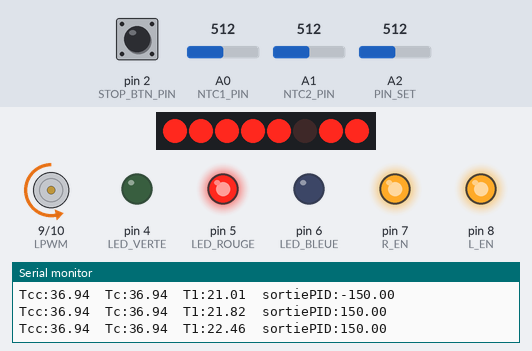
Recording of a sketch running on a simulated Arduino Uno, built with avr-gcc and run on an emulated ATmega328P. Parts: 8 port-expander outputs drawn as a row of LEDs (first output left, lit = HIGH), motor-driver pin pairs drawn as motors (green arrow = first pin HIGH = forward, orange = second pin HIGH = backward, longer = more drive), output pins drawn as LEDs (lit = HIGH), the last lines printed to the serial monitor. Wiring (inferred from the names in the program): PCF8574 port expander at I2C address 0x3C. Wiring (inferred from the signals the program sends): row of LEDs: on Q0, Q1, Q2, Q3, Q4, Q5, Q6, Q7. The test bench sets the inputs (shaded band); at power-on: A2 (PIN_SET) = 512, A0 (NTC1_PIN) = 512, pin 2 (STOP_BTN_PIN) HIGH, A1 (NTC2_PIN) = 512.

Above: at 2.0 s.
2.1 s: A2 (PIN_SET) set to 60
At 3.2 s:
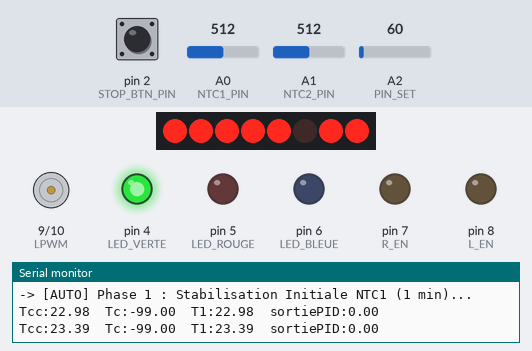
5.1 s: A2 (PIN_SET) set to 75
At 5.58 s:
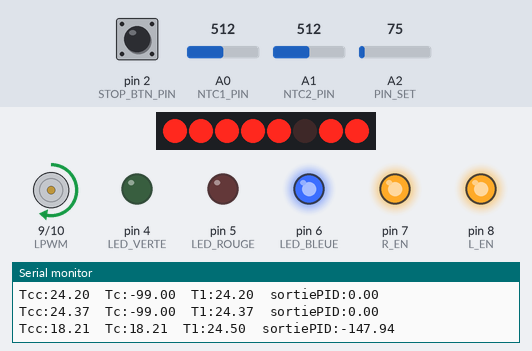
8.1 s: A0 (NTC1_PIN) set to 306
At 9.08 s:
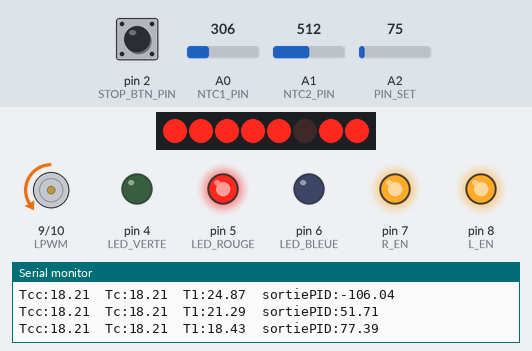
11.1 s: A0 (NTC1_PIN) set to 511
At 11.58 s:
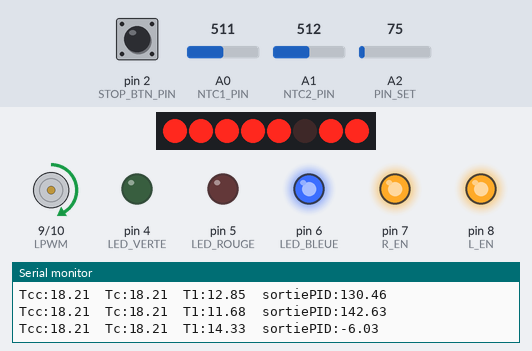
14.1 s: pin 2 (STOP_BTN_PIN) pulled LOW for 0.3 s
At 14.58 s:
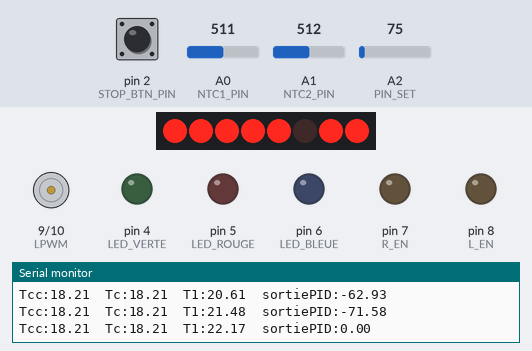
15.9 s: pin 2 (STOP_BTN_PIN) pulled LOW for 1 s
At 17.58 s:
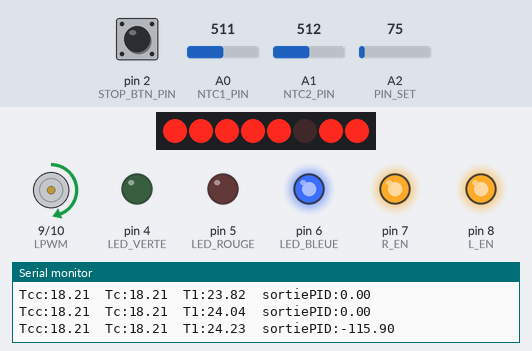
Timing chart, 0 to 20.9 s (numbered marks = the images above; inputs shaded):
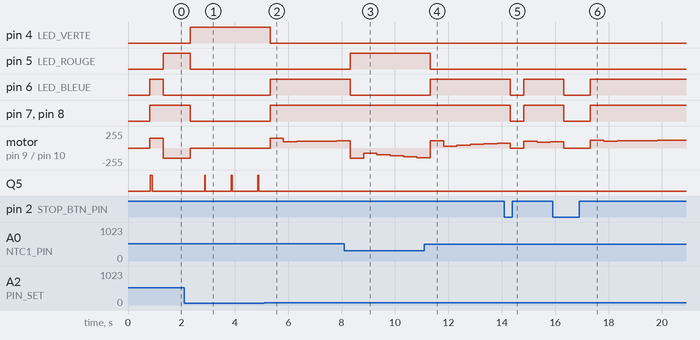

Measured:
- the behaviour switches between 69 and 70 on A2 (PIN_SET) (found by bisection; images 1 and 2)
- after the input at 2.1 s, pin 4 (LED_VERTE): LOW → HIGH after 0.22 s; pin 5 (LED_ROUGE), pin 7 (R_EN), pin 8 (L_EN): HIGH → LOW after 0.22 s; motor on pin 9 (LPWM) / pin 10 (RPWM): backward 150/255 → stopped after 0.22 s; Q5: alternates HIGH for 0.03 s and LOW for 0.97 s, starting after 0.77 s
- after the input at 5.1 s, pin 4 (LED_VERTE): HIGH → LOW after 0.22 s; pin 6 (LED_BLEUE), pin 7 (R_EN), pin 8 (L_EN): LOW → HIGH after 0.22 s; motor on pin 9 (LPWM) / pin 10 (RPWM): stopped → forward 148/255 after 0.22 s, → forward 97/255 0.50 s later, → forward 100/255 0.50 s later, → forward 102/255 0.50 s later, … (6 changes in this stretch)
- after the input at 8.1 s, pin 5 (LED_ROUGE): LOW → HIGH after 0.22 s; pin 6 (LED_BLEUE): HIGH → LOW after 0.22 s
- after the input at 11.1 s, pin 5 (LED_ROUGE): HIGH → LOW after 0.22 s; pin 6 (LED_BLEUE): LOW → HIGH after 0.22 s
- after the input at 14.1 s, pin 6 (LED_BLEUE), pin 7 (R_EN), pin 8 (L_EN): HIGH → LOW after 0.22 s, → HIGH 0.50 s later
- after the input at 15.9 s, pin 6 (LED_BLEUE), pin 7 (R_EN), pin 8 (L_EN): HIGH → LOW after 0.42 s, → HIGH 1.0 s later

The sketch:

Sketch_multi_paliers_version2_finale.ino
```cpp
// version 29 juin 15h20
#include <Wire.h>
#include <Arduino.h>
#include <PID_v1.h>
#include "lib_I2CLCD.h"
#include <math.h>

// Base de temps (1000 ms = 1 seconde)
const unsigned long CHANGE_INTERVAL_MIN = 60000;
const unsigned long CHANGE_INTERVAL_SEC = 1000;
unsigned long CHANGE_INTERVAL = CHANGE_INTERVAL_SEC;

const float MAX_TEMP_RAMP_RATE = 2;
unsigned long lastRampUpdateTime = 0;

char seconde[] = "sec";
char minute[] = "min";

// =================================================================
//  TABLEAU DES TEMPS DE PALIER (Profil 4 paliers + maintien initial)
// =================================================================
struct {
  unsigned long duration;
  float temp_offset; // Delta par rapport à la température de départ capturée
} forcedSetpoints[] = {
  {CHANGE_INTERVAL * 180, 2.0},  // Palier 1 : +2°C en 3 min (180s)
  {CHANGE_INTERVAL * 180, 4.0},  // Palier 2 : +2°C supplémentaires en 3 min (180s)
  {CHANGE_INTERVAL * 180, 6.0},  // Palier 3 : +2°C supplémentaires en 3 min (180s)
  {CHANGE_INTERVAL * 300, 0.0}, // Palier 4 : Retour à l'origine (-6°C) en 5 min (300s)
  {CHANGE_INTERVAL * 180, 0.0}
};

float alpha = 0.2;
float Output_Pid_filtered = 0;
float tau = 0.2;
float T1 = 20;

const int NUM_FORCED_SETPOINTS = sizeof(forcedSetpoints) / sizeof(forcedSetpoints[0]);
int currentSetpointIndex = 0;
unsigned long setpointStartTime = 0;
unsigned long palierStartTime = 0;

// Pins Pont en H BTS7960
const int RPWM = 10;
const int LPWM = 9;
const int R_EN = 7;
const int L_EN = 8;

// Pins LEDs
const int LED_VERTE = 4;
const int LED_ROUGE = 5;
const int LED_BLEUE = 6;

const int STOP_BTN_PIN = 2;
int modeAuto = 0;

// Variables de gestion des phases d'initialisation Auto
unsigned long autoStartTime = 0;
bool tempCaptured = false;
float tempDepartStabilisee = 0.0;

const int NTC1_PIN = A0;
const int NTC2_PIN = A1;
const int PIN_SET = A2;

const float R_SERIE = 10000.0;
const float BETA = 3950.0;
const float T0_K = 273.15 + 25.0;
const float R0 = 10000.0;

// =====================================================
//  PID - CONFIGURATION MÉTROLOGIQUE
// =====================================================
double Input_Pid, Output_Pid, Setpoint;

// CORRECTION FIN DE PARCOURS : Ki augmenté pour éliminer l'offset statique résiduel
double Kp = 16.0;
double Ki = 0.50;
double Kd = 14.0;

// Gain d'anticipation (Feed-Forward)
const double KF = 120.0;
double feedForward = 0;

PID pid(&Input_Pid, &Output_Pid, &Setpoint, Kp, Ki, Kd, DIRECT);

// CORRECTION FIN DE PARCOURS : PWM_MAX augmenté pour donner plus de puissance de refroidissement si nécessaire
const int PWM_MAX = 150;
const double ABS_MAX_C = 46.0;
static unsigned long lastMs = 0;
const unsigned long PERIOD_MS = 500;

unsigned int nouveau_pallier = 0;
unsigned long TEMP_RAMP_INTERVAL = CHANGE_INTERVAL * 9999;

void adjustSetpointDurationsToRampRate() {
  // Fonction laissée pour la compatibilité de structure
}

float tempC_fromRaw(int raw) {
  if (raw <= 0) raw = 1;
  if (raw >= 1023) raw = 1022;
  float rntc = R_SERIE * float(1023 - raw) / float(raw);
  float invT = (1.0 / T0_K) + (1.0 / BETA) * log(rntc / R0);
  return (1.0 / invT) - 273.15;
}

float readRpoint() {
  int r = analogRead(PIN_SET);
  if (r < 70) r = 0;
  if (r > 700) r = 700;
  return r;
}

float readSetpointC() {
  int r = analogRead(PIN_SET);
  if (r < 70) r = 0;
  if (r > 700) r = 700;
  return 15.0 + (r / 700.0) * 30.0;
}

void ledsOff() {
  digitalWrite(LED_ROUGE, LOW);
  digitalWrite(LED_BLEUE, LOW);
}

void ledChauffage() {
  digitalWrite(LED_ROUGE, HIGH);
  digitalWrite(LED_BLEUE, LOW);
}

void ledRefroidissement() {
  digitalWrite(LED_ROUGE, LOW);
  digitalWrite(LED_BLEUE, HIGH);
}

void ledConsigneManuel() { digitalWrite(LED_VERTE, LOW); }
void ledConsigneAutomatique() { digitalWrite(LED_VERTE, HIGH); }

void heaterOff() {
  analogWrite(RPWM, 0);
  analogWrite(LPWM, 0);
  digitalWrite(R_EN, LOW);
  digitalWrite(L_EN, LOW);
  ledsOff();
}

void heaterOn(double cmd) {
  int pwm = constrain((int)round(fabs(cmd)), 0, PWM_MAX);
  if (cmd > 2) {
    digitalWrite(R_EN, HIGH);
    digitalWrite(L_EN, HIGH);
    analogWrite(RPWM, pwm);
    analogWrite(LPWM, 0);
  } else if (cmd < -2) {
    digitalWrite(R_EN, HIGH);
    digitalWrite(L_EN, HIGH);
    analogWrite(RPWM, 0);
    analogWrite(LPWM, pwm);
  } else {
    heaterOff();
  }
}

void setup() {
  Serial.begin(9600);

  pinMode(RPWM, OUTPUT);
  pinMode(LPWM, OUTPUT);
  pinMode(R_EN, OUTPUT);
  pinMode(L_EN, OUTPUT);
  pinMode(LED_VERTE, OUTPUT);
  pinMode(LED_ROUGE, OUTPUT);
  pinMode(LED_BLEUE, OUTPUT);

  ledsOff();
  pinMode(STOP_BTN_PIN, INPUT_PULLUP);
  heaterOff();
  pinMode(PIN_SET, INPUT);

  Wire.begin();
  initLCD();
  clearDisplayLCD();
  printDisplayLCD("29 juin 14h33");
  delay(800);
  clearDisplayLCD();

  pid.SetMode(AUTOMATIC);
  pid.SetOutputLimits(-PWM_MAX, PWM_MAX);
  pid.SetSampleTime(PERIOD_MS);
}

void loop() {
  unsigned long now = millis();
  if (now - lastMs < PERIOD_MS) return;
  lastMs = now;

  int raw1 = analogRead(NTC1_PIN);
  int raw2 = analogRead(NTC2_PIN);
  float T1_rawValue = tempC_fromRaw(raw1);
  T1 = (tau * T1_rawValue) + ((1.0 - tau) * T1);
  float T2 = tempC_fromRaw(raw2);

  int rvalue = readRpoint();
  if (rvalue == 0 && modeAuto == 0) {
    modeAuto = 1;
    autoStartTime = now;
    tempCaptured = false;
    currentSetpointIndex = 0;
    Serial.println("-> [AUTO] Phase 1 : Stabilisation Initiale NTC1 (1 min)...");
  }
  else if (rvalue == 0 && modeAuto == 1) {
    modeAuto = 1;
  }
  else {
    modeAuto = 0;
    tempCaptured = false;
  }

  float Tc = readSetpointC();
  float Tcc = Tc;
  feedForward = 0;

  if (modeAuto == 1) {
    unsigned long elapsedAuto = now - autoStartTime;

    // 1 minute de stabilisation initiale hors régulation
    if (elapsedAuto < 60000) {
      Tc = -99.0;
      Tcc = T1;
      heaterOff();
    }
    else {
      // CORRECTION DÉMARRAGE : Initialisation propre du timing de la première rampe à t = 60s
      if (!tempCaptured) {
        tempDepartStabilisee = T1;
        tempCaptured = true;

        palierStartTime = now;
        lastRampUpdateTime = now;
        nouveau_pallier = 1;
      }

      unsigned long timeInCurrentPalier = now - palierStartTime;

      // Calcul des cibles de température absolue basées sur l'origine capturée
      float previousTempTarget = tempDepartStabilisee;
      if (currentSetpointIndex > 0) {
        previousTempTarget = tempDepartStabilisee + forcedSetpoints[currentSetpointIndex - 1].temp_offset;
      }
      float currentTempTarget = tempDepartStabilisee + forcedSetpoints[currentSetpointIndex].temp_offset;

      Tcc = currentTempTarget;
      TEMP_RAMP_INTERVAL = forcedSetpoints[currentSetpointIndex].duration;

      // CORRECTION DÉMARRAGE : Calcul sinusoïdal basé sur le temps local du palier (timeInCurrentPalier)
      if (timeInCurrentPalier <= TEMP_RAMP_INTERVAL) {
        float tempDiff = currentTempTarget - previousTempTarget;
        float progress = ((float)timeInCurrentPalier) / (float)TEMP_RAMP_INTERVAL * PI;
        float sinusoidalProgress = 0.5 * (1.0 - cos(progress));

        Tc = previousTempTarget + sinusoidalProgress * tempDiff;

        // Calcul dynamique du Feed-Forward associé
        float rampSpeed = (sin(progress) * tempDiff * PI) / (TEMP_RAMP_INTERVAL / 1000.0);
        feedForward = rampSpeed * KF;
      }
      else {
        Tc = currentTempTarget;
        feedForward = 0;
      }

      // Transition automatique au palier suivant
      if (timeInCurrentPalier >= forcedSetpoints[currentSetpointIndex].duration) {
        currentSetpointIndex++;
        nouveau_pallier = 1;
        if (currentSetpointIndex >= NUM_FORCED_SETPOINTS) {
          currentSetpointIndex = 0; // Reboucle le cycle complet
        }
        palierStartTime = now;
        lastRampUpdateTime = now;
      }
    }
  }

  bool stopPressed = (digitalRead(STOP_BTN_PIN) == LOW);

  Input_Pid = T1;
  Setpoint = Tc;

  // --- SÉCURITÉS ET CALCUL DE RÉGULATION ---
  if (stopPressed || isnan(T1) || (T1 > ABS_MAX_C)) {
    Output_Pid = 0;
    heaterOff();
  } else {
    if (modeAuto == 1 && (now - autoStartTime) < 60000) {
      Output_Pid = 0;
    } else {
      pid.Compute();
      Output_Pid += feedForward;

      // RÉGULATION CONTINUE : L'action intégrale reste active pour gommer l'offset.
      Output_Pid = constrain(Output_Pid, -PWM_MAX, PWM_MAX);
      heaterOn(Output_Pid);
    }
  }

  // Éclairage LEDs
  if (Output_Pid > 2) ledChauffage();
  else if (Output_Pid < -2) ledRefroidissement();
  else ledsOff();

  if (rvalue == 0) ledConsigneAutomatique();
  else ledConsigneManuel();

  // Gestion de l'affichage LCD
  locateCursorLCD(0, 0);
  if (modeAuto == 1) {
    if ((now - autoStartTime) < 60000) {
      printDisplayLCD("C*:STABILIS.");
    } else {
      printDisplayLCD("C*:");
      printFloatLCD(Tc, 6, 2);
      printDisplayLCD("C");
    }
  } else {
    printDisplayLCD("C:");
    printFloatLCD(Tc, 6, 2);
    printDisplayLCD("C");
  }
  printDisplayLCD(" r:");
  printIntLCD(rvalue, 4);

  locateCursorLCD(0, 1);
  printDisplayLCD("T1:");
  printFloatLCD(T1, 6, 2);
  printDisplayLCD("C   ");

  locateCursorLCD(0, 2);
  printDisplayLCD("T2:");
  printFloatLCD(T2, 6, 2);
  printDisplayLCD("C   ");

  locateCursorLCD(0, 3);
  printDisplayLCD("OUT:");
  printFloatLCD(Output_Pid, 5, 0);
  printDisplayLCD("   ");

  // Envoi des données vers le script Python (2 Hz)
  Serial.print("Tcc:");
  Serial.print(Tcc, 2);
  Serial.print("\tTc:");
  Serial.print(Tc, 2);
  Serial.print("\tT1:");
  Serial.print(T1, 2);
  Serial.print("\tsortiePID:");
  Serial.println(Output_Pid, 2);
}
```

lib_I2CLCD.cpp
```cpp
#include "lib_I2CLCD.h"

void initLCD()  {

  Wire.beginTransmission(addr);

  Wire.write(0x80);               // 1000 0000 -> control byte
  Wire.write(0x3C);               // 0011 1100 -> function set
  delayMicroseconds(150);         // 150 us

  Wire.write(0x80);               // 1000 0000 -> control byte
  Wire.write(0x0E);               // 0000 1110 -> display on
  delayMicroseconds(150);         // 150 us

  Wire.write(0x80);               // 1000 0000 -> control byte
  Wire.write(0x01);               // 0000 0001 -> clear display
  delay(15);                      // 15 ms

  Wire.write(0x00);               // 0000 0000 -> control byte
  Wire.write(0x06);               // 0000 0110 -> entry mode set
  delayMicroseconds(150);         // 150 us

  Wire.endTransmission();
}

void clearDisplayLCD() {

  Wire.beginTransmission(addr);

  Wire.write(0x00);               // 0000 0000 -> control byte
  Wire.write(0x01);               // 0000 0001 -> clear display
  delayMicroseconds(850);         // 850 us

  Wire.endTransmission();
}

void returnHomeLCD() {

  Wire.beginTransmission(addr);

  Wire.write(0x00);               // 0000 0000 -> control byte
  Wire.write(0x02);               // 0000 0010 -> return home
  delayMicroseconds(850);         // 850 us

  Wire.endTransmission();
}

void locateCursorLCD(byte x, byte y) {

  byte address;

  if (y == 0){address = 0x00;}
  else if (y == 1){address = 0x40;}
  else if (y == 2){address = 0x14;}
  else if (y == 3){address = 0x54;}

  address = (address + x) | 0x80; // 1000 0000 -> set DDRAM address byte

  Wire.beginTransmission(addr);

  Wire.write(0x00);               // 0000 0000 -> control byte
  Wire.write(address);
  delayMicroseconds(20);          // 20 us

  Wire.endTransmission();
}

void cursorOFF() {

  Wire.beginTransmission(addr);

  Wire.write(0x00);               // 0000 0000 -> control byte
  Wire.write(0x0C);               // 0000 1100 -> display on, cursor off, blink off
  delayMicroseconds(20);          // 20 us

  Wire.endTransmission();
}

void cursorON() {

  Wire.beginTransmission(addr);

  Wire.write(0x00);               // 0000 0000 -> control byte
  Wire.write(0x0E);               // 0000 1110 -> display on, cursor on, blink off
  delayMicroseconds(20);          // 20 us

  Wire.endTransmission();
}

void blinkON() {

  Wire.beginTransmission(addr);

  Wire.write(0x00);               // 0000 0000 -> control byte
  Wire.write(0x0F);               // 0000 1111 -> display on, cursor on, blink on
  delayMicroseconds(20);          // 20 us

  Wire.endTransmission();
}

void displayShiftRight()
{
  Wire.beginTransmission(addr);

  Wire.write(0x00);               // 0000 0000 -> control byte
  Wire.write(0x1C);               // 0001 1100 -> display shift, right shift
  delayMicroseconds(20);          // 20 us

  Wire.endTransmission();
}

void displayShiftLeft()
{
  Wire.beginTransmission(addr);

  Wire.write(0x00);               // 0000 0000 -> control byte
  Wire.write(0x18);               // 0001 1000 -> display shift, left shift
  delayMicroseconds(20);          // 20 us

  Wire.endTransmission();
}

void cursorShiftRight()
{
  Wire.beginTransmission(addr);

  Wire.write(0x00);               // 0000 0000 -> control byte
  Wire.write(0x14);               // 0001 0100 -> cursor shift, right shift
  delayMicroseconds(20);          // 20 us

  Wire.endTransmission();
}

void cursorShiftLeft()
{
  Wire.beginTransmission(addr);

  Wire.write(0x00);               // 0000 0000 -> control byte
  Wire.write(0x10);               // 0001 0000 -> cursor shift, left shift
  delayMicroseconds(20);          // 20 us

  Wire.endTransmission();
}

void printDisplayLCD(String msg) {

  char char_array[21];
  msg.toCharArray(char_array, msg.length()+1);

  Wire.beginTransmission(addr);

  Wire.write(0x40);               // 0100 0000 -> write display data
  Wire.write(char_array);
  delayMicroseconds(20*(msg.length()+1));          // 20 us * char

  Wire.endTransmission();
}

void printIntLCD(int num, byte chars) {

  byte size_str = 0x00;
  String num_array = "";

  size_str = String(num).length();

  if (size_str >= chars){return;}            // Can't be displayed with the given number of chars

  for (int k = size_str; k < chars; k++)
  {
    num_array += " ";
  }

  num_array += String(num);

  printDisplayLCD(num_array);
}

void printFloatLCD(float num, byte chars, byte dec) {

  byte size_str = 0x00;
  String num_array = "";

  size_str = String(num, dec).length();

  if (size_str >= chars){return;}            // Can't be displayed with the given number of chars

  for (int k = size_str; k < chars; k++)
  {
    num_array += " ";
  }

  num_array += String(num, dec);

  printDisplayLCD(num_array);
}

void printDoubleLCD(double num, byte chars, byte dec) {

  byte size_str = 0x00;
  String num_array = "";

  size_str = String(num, dec).length();

  if (size_str >= chars){return;}            // Can't be displayed with the given number of chars

  for (int k = size_str; k < chars; k++)
  {
    num_array += " ";
  }

  num_array += String(num, dec);

  printDisplayLCD(num_array);
}
```

lib_I2CLCD.h
```cpp
#ifndef LIB_I2CLCD_H
#define LIB_I2CLCD_H

#include <Wire.h>
#include <Arduino.h>

// Designed to be used with RW1063-0B-002

#define addr 0x3C   // Default slave is 0x3C

// Initialize the LCD. To be used once
void initLCD();

// Set all DDRAM to 0x20 and return to home position (0, 0)
void clearDisplayLCD();

// Return to home position (0, 0)
void returnHomeLCD();

// Go to position (x, y)
void locateCursorLCD(byte x, byte y);

// Disable the cursor, disable the blink
void cursorOFF();

// Enable the cursor, disable the blink
void cursorON();

// Enable the cursor, enable the blink
void blinkON();

// Select what is shifted and in which direction
void displayShiftRight();
void displayShiftLeft();
void cursorShiftRight();
void cursorShiftLeft();

// Print a string at the current position
void printDisplayLCD(String msg);

// Print a nember at the current position
// (num, chars, dec)
// num -> The number to display
// chars -> The size of the string to display
// dec -> The number of decimals to display
// printFloatLCD(22.55f, 6, 1) will display the string "  22.5"
void printIntLCD(int num, byte chars);
void printFloatLCD(float num, byte chars, byte dec);
void printDoubleLCD(double num, byte chars, byte dec);

#endif
```
